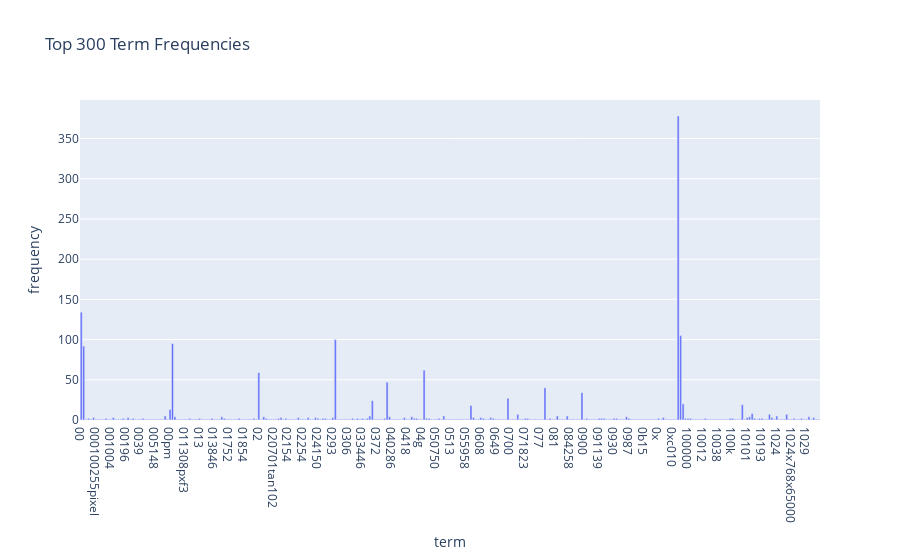

The cell this chart's notebook holds for it:
### Markdown cell above
### >>> **Exercise 12 (take home):**
If you want a nicer interactive visualization here, I would encourage you try to install and use plotly to achieve this.

### Code cell
# Answer here
import plotly.express as px

df_plot = pd.DataFrame({
    "term": count_vect.get_feature_names_out()[:300],
    "frequency": term_frequencies[:300]
})

fig = px.bar(df_plot, x="term", y="frequency", title="Top 300 Term Frequencies")
fig.show()

### Figure 1 — Plotly figure (JSON) as saved in the notebook; plotly's stock layout.template omitted (floating-point values rounded to 4 significant figures; data arrays with more than 128 entries replaced by an {"elided": "..."} marker saying what was removed)
{"data": [{"hovertemplate": "term=%{x}<br>frequency=%{y}<extra></extra>", "legendgroup": "", "marker": {"color": "#636efa", "pattern": {"shape": ""}}, "name": "", "orientation": "v", "showlegend": false, "textposition": "auto", "type": "bar", "x": {"elided": "300 str values"}, "xaxis": "x", "y": {"elided": "300 int values"}, "yaxis": "y"}], "layout": {"barmode": "relative", "legend": {"tracegroupgap": 0}, "title": {"text": "Top 300 Term Frequencies"}, "xaxis": {"anchor": "y", "domain": [0, 1], "title": {"text": "term"}}, "yaxis": {"anchor": "x", "domain": [0, 1], "title": {"text": "frequency"}}}}
